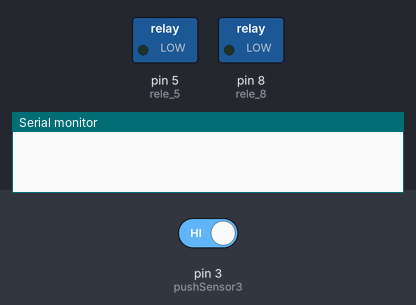
A sketch run on a simulated Arduino Uno, built with avr-gcc and run on an emulated ATmega328P. On the bench: switched loads named in the sketch (green lamp = pin HIGH), the last lines printed to the serial monitor. The test bench sets the inputs (shaded band); at power-on: pin 3 (pushSensor3) HIGH.

Above: at 6.2 s.
6.3 s: pin 3 (pushSensor3) driven LOW
At 11.78 s:
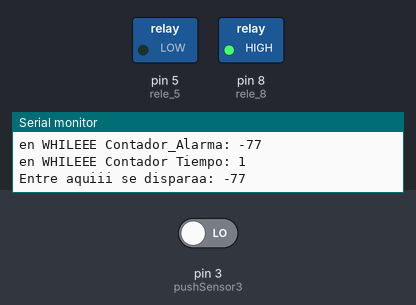
At 12.3 s:
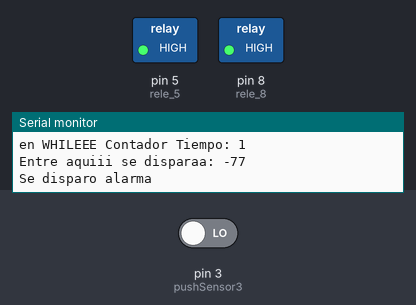
Timing chart, 0 to 13.8 s (numbered marks = the images above; inputs shaded):
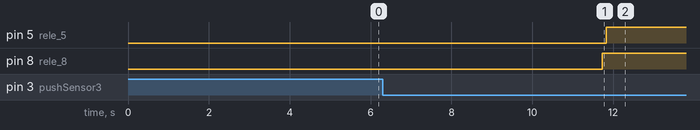

The sketch:

placa_alarma_UNO.ino
```cpp
//#include <avr/wdt.h>

//int pushSensor2 = 2;
int pushSensor3 = 3;
//int pushReleWIFI = 4;
int rele_5 = 5;
int rele_8 = 8;
//bool sensor2 = false;
bool sensor3 = false;
bool releWIFI = false;
bool dispara=false;
bool apagar_remotamente=false;
const int vueltasLOW=3; //Cantidad de LOW que tiene que acumular antes de disparar alarma
const int vueltasHIGH=5; //Cantidad de LOW que tiene que acumular antes de disparar alarma
int contadorLOW=vueltasLOW;
int contadorHIGH=vueltasHIGH;
const int v_sound=500000;
//const int v_sound=10000;
int vueltas_sonando=v_sound;
int contador_Alarma=3;
int contador_Tiempo=80;

void setup()
{
    //wdt_disable();
    delay (5000);
    Serial.begin(9600);
    pinMode(pushSensor3, INPUT);
    pinMode(rele_5, OUTPUT); // Para sirenas y luces
    pinMode(rele_8, OUTPUT); //Avisa cuanddo se dispara la alarma
    //wdt_enable(WDTO_8S);
}

void loop()
{
    sensor3 = digitalRead(pushSensor3);
    if(sensor3 == LOW)
    {
      Serial.print("Esta en lowwwwwww unoooooooooo ");
            Serial.println(contador_Alarma);
        while(contador_Tiempo > 0)
        {
            sensor3 = digitalRead(pushSensor3);
            if(sensor3 == LOW)
            {
                contador_Alarma --;
            }
            Serial.print("en WHILEEE Contador_Alarma: ");
            Serial.println(contador_Alarma);
            Serial.print("en WHILEEE Contador Tiempo: ");
            Serial.println(contador_Tiempo);

            contador_Tiempo --;

        }
        if (contador_Alarma < 0)
        {
          Serial.print("Entre aquiii se disparaa: ");
            Serial.println(contador_Alarma);
            dispara=true;

        }
        contador_Alarma=3;
        contador_Tiempo=80;


    }
    if(dispara == true)
    {

        digitalWrite(rele_8, HIGH);
        delay(100);
        digitalWrite(rele_5, HIGH);
        Serial.println("Se disparo alarma");
        delay(v_sound);
        dispara == false;

    }
    else
    {
        digitalWrite(rele_8, LOW);
        delay(100);
        digitalWrite(rele_5, LOW);
    }
    if (sensor3 == HIGH )
    {
        dispara=false;
    }
    //Serial.print("Estado dispara: ");
    //Serial.println(dispara);
    //Serial.print("Estado SENSOR 3: ");
    //Serial.println(sensor3);
    //Serial.println("");
    //wdt_reset();
    delay(50);
}
```

Measured:
- after the input at 6.3 s, pin 5 (rele_5): LOW → HIGH after 5.5 s; pin 8 (rele_8): LOW → HIGH after 5.4 s
